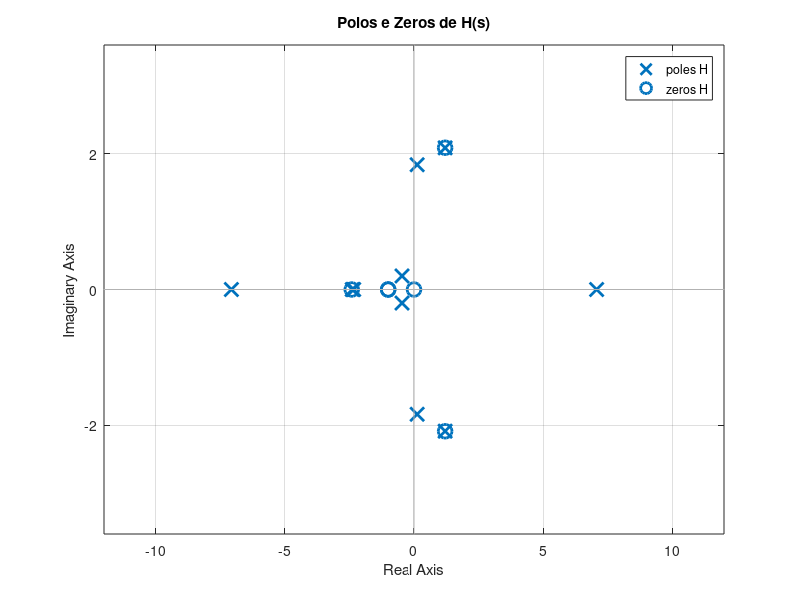

MATLAB code for this plot:
%Usando a variável s para fazer a função de transferência
s = tf("s");

%Criando cada bloco do sistema
%G(s) são os blocos superiores
G_in = 4;
G_1 = 1 / (s+1);
G_2 = s / (s^2+2);
G_3 = 1 / (s^2);

%H(s) são as realimentações
H_1 = (4*s+2)/(s^2+2*s+1);
H_2 = 50;
H_3 = (s^2+2)/(s^3+14);

%Juntar G_1 e G_2
G_12 = series (G_1,G_2);

%Malha de G_12 com H_1
Malha_1 = feedback(G_12,H_1);
%Malha de G_3 com H_2
Malha_2 = feedback(G_3,H_2,+1);
%Malha 1 e 2 juntas
Malha_12 = series(Malha_1,Malha_2);
%Malha 1 e 2 com H_3
Malha_3 = feedback(Malha_12,H_3);

%Função de transferência H(s)
H = series(G_in,Malha_3);
H = minreal(H);

disp('Função de transferência H(s) = Y(s)/R(s)')
H

%Gráfico de H(s)
figure;
pzmap(H);
grid on
title('Polos e Zeros de H(s)');

%Polos e Zeros de H(s)
Polos_H = pole(H);
Zeros_H = zero(H);

disp('Polos de H(s)');
disp(Polos_H);

disp('Zeros de H(s)');
disp(Zeros_H);
